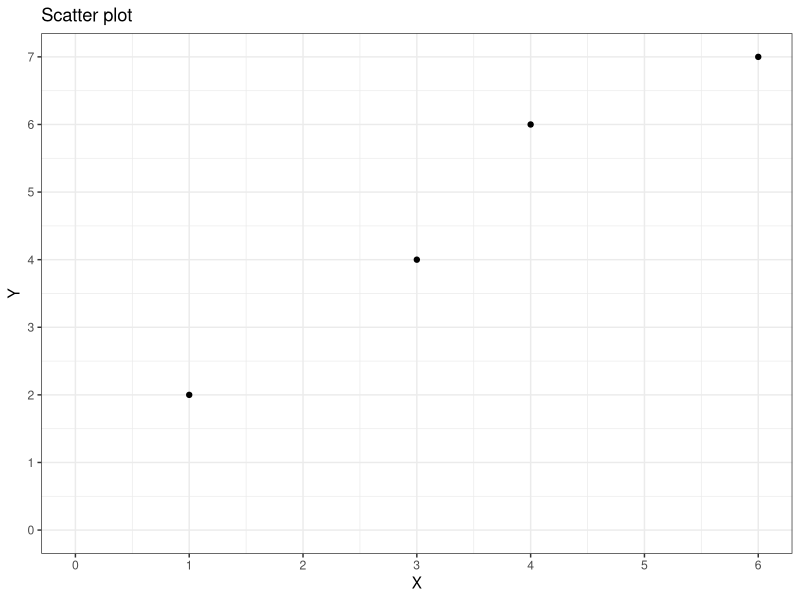

Reproduce this figure in R.
                                      # Page no. : 443

# How are you doing?

# 3rd Question

person <- LETTERS[1:4]
x <- c(3, 6, 1, 4)
y <- c(4, 7, 2, 6)

DF <- data.frame(person, x, y)
View(DF)

# Install Library if not install

# install.packages("ggplot2")

# Import Library

library(ggplot2)

ggplot(DF, aes(x = x, y = y)) + geom_point() + labs(title = "Scatter plot", x = "X", y = "Y") +
  theme_bw() + scale_x_continuous(limits=c(0, 6), breaks = c(0:6)) + 
  scale_y_continuous(limits=c(0, 7), breaks = c(0:7))